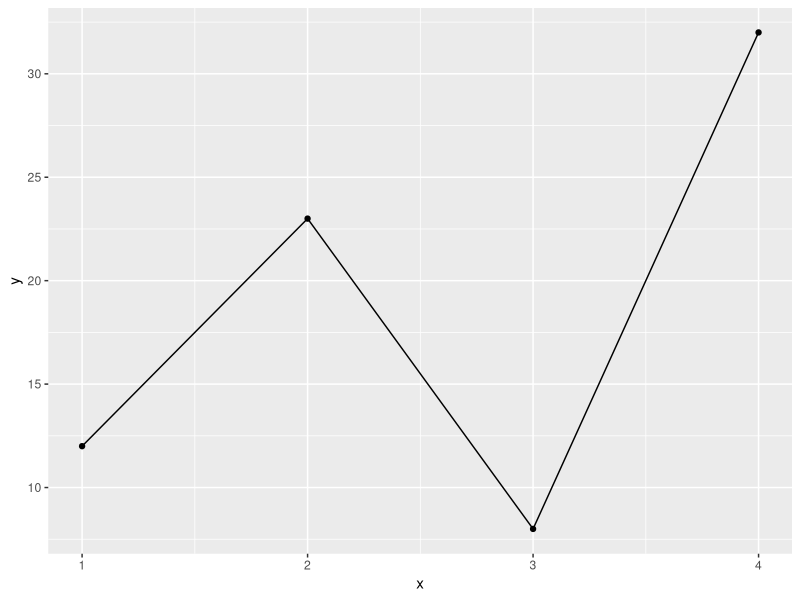
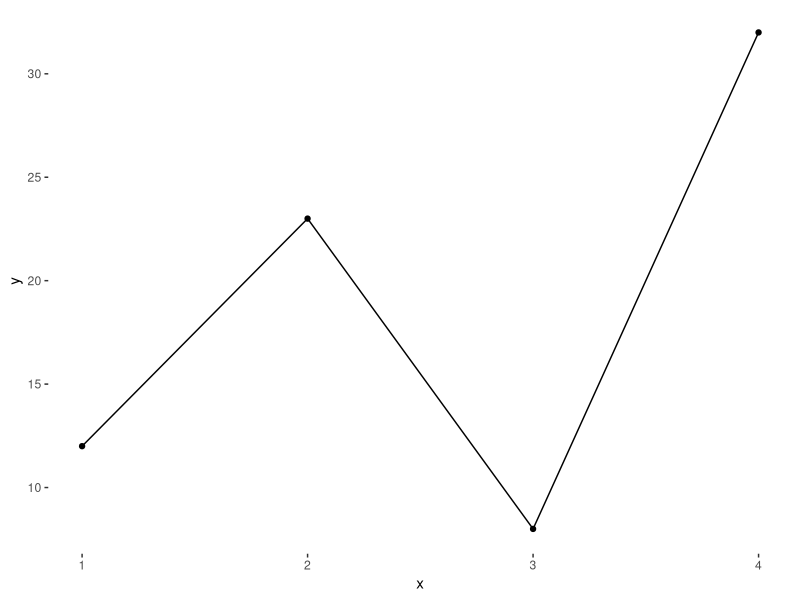

These charts were generated, in order, by the following R code:
## ---- chunk 1
#| echo: true

# -- dependencies
library(ggplot2)

# -- data
data <- data.frame(x = c(1, 2, 3, 4),
                   y = c(12, 23, 8, 32))

# -- build plot
p <- ggplot(data,
            aes(x = x, y = y)) +
  
  geom_point() +
  geom_line()

# -- print
p

## ---- chunk 2

# -- get the default theme
theme <- theme_grey()

# -- explore theme object type
typeof(theme)

## ---- chunk 3

# -- print values
theme$plot.background
theme$panel.background

## ---- chunk 4

# -- reuse previous plot to update theme
p <- p +
  theme(
    
    # -- unset backgrounds
    plot.background = element_blank(),
    panel.background = element_blank(),
    
    # -- also removing the plot grid (it's white by default)
    panel.grid = element_blank())

# -- print
p
